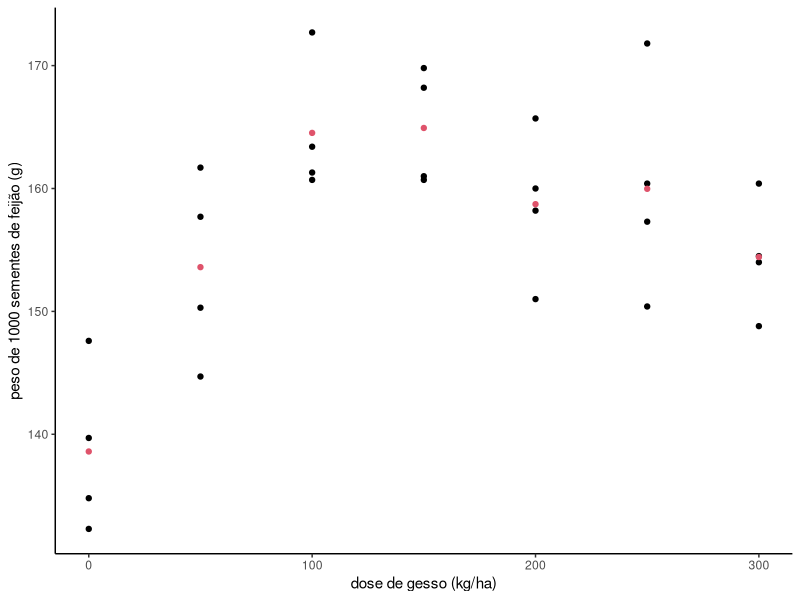

Generate this figure with R:
## ---- chunk 1
options(OutDec = ",")
## ---- chunk 2
rm(list=ls(all=TRUE))
dadosfeijao <- data.frame(dosef = rep(seq(0,300,50),each=4),
                    pesof = c(134.8,139.7,147.6,132.3,
                             161.7,157.7,150.3,144.7,
                             160.7,172.7,163.4,161.3,
                             169.8,168.2,160.7,161.0,
                             165.7,160.0,158.2,151.0,
                             171.8,157.3,150.4,160.4,
                             154.5,160.4,148.8,154.0))
head(dadosfeijao)
str(dadosfeijao)

(media <- with(dadosfeijao, 
               tapply(pesof, dosef, mean)))


## ---- chunk 3
library(ggplot2)
ggplot(dadosfeijao,
       aes(x = dosef,
           y = pesof)) +
  geom_point() +
  geom_point(stat = "summary",
             fun = mean,
             color = 2) +
  xlab("dose de gesso (kg/ha)") +
  ylab("peso de 1000 sementes de feijão (g)") +
  theme_classic()

